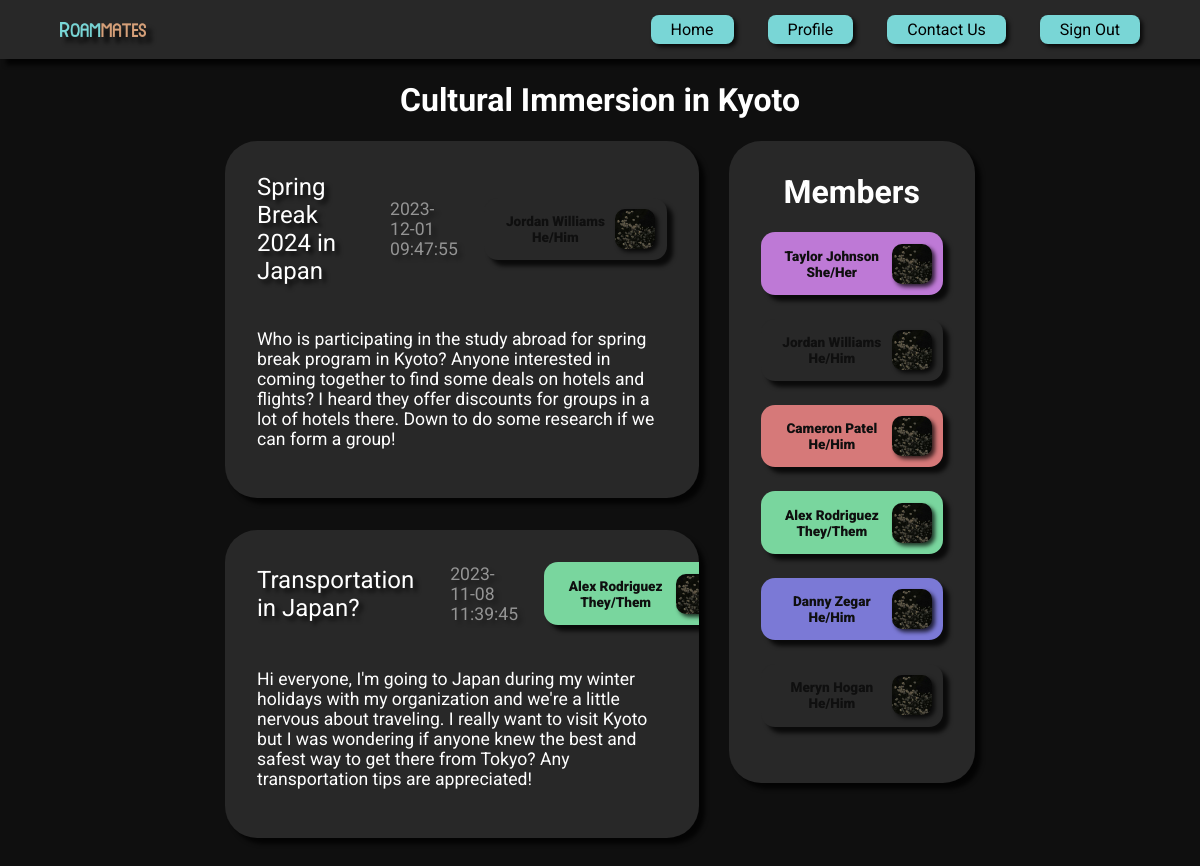
Page /server/5/group on the committed database.
### tables this page shows
CREATE TABLE Groups (
    id INTEGER PRIMARY KEY AUTOINCREMENT,
    title TEXT NOT NULL,
    location TEXT,
    description TEXT,
    avatar BLOB
);

CREATE TABLE Posts (
    id INTEGER PRIMARY KEY AUTOINCREMENT,
    group_id INTEGER NOT NULL,
    created_at TEXT NOT NULL,
    author INTEGER NOT NULL,
    title TEXT NOT NULL,
    content TEXT,
    FOREIGN KEY(group_id) REFERENCES Groups(id),
    FOREIGN KEY(author) REFERENCES Users(id)
);

CREATE TABLE "Users" (
	"id"	INTEGER,
	"created_at"	TEXT NOT NULL,
	"email"	TEXT NOT NULL,
	"name"	TEXT,
	"pronouns"	TEXT,
	"bio"	TEXT,
	"avatar"	BLOB,
	"color"	TEXT,
	PRIMARY KEY("id" AUTOINCREMENT)
);

### flaskr/server.py (the view, shortened to what this page needs)
@bp.route("/<int:group_id>/group", methods=['GET', 'POST'])
def group(group_id):
    db = get_db()
    db.row_factory = sqlite3.Row
    group_info = db.execute(
        """
        SELECT *
        FROM Groups
        WHERE id = ?
        """, (group_id,)
    ).fetchall()
    posts = db.execute(
        """
        SELECT
            Posts.id AS post_id,
            Posts.title,
            Posts.content,
            Posts.created_at,
            Users.name AS author_name,
            Users.color AS author_color,
            Users.pronouns AS author_pronouns
        FROM
            Posts
        JOIN Users ON Posts.author = Users.id
        WHERE
            Posts.group_id = ?
        """, (group_id,)
    ).fetchall()
    members = db.execute(
        """
        SELECT *
        FROM Users
        JOIN GroupMembers ON Users.id = GroupMembers.user_id
        WHERE GroupMembers.group_id = ?
        """, (group_id,)
    ).fetchall()
    comments = {}
    for post in posts:
        post_comments = db.execute(
            """
            SELECT
                Comments.id AS comment_id,
                Comments.content AS comment_content,
                Comments.created_at AS comment_created_at,
                Users.name AS user_name,
                Users.color AS user_color,
                Users.pronouns AS user_pronouns
            FROM
                Comments
            JOIN Users ON Comments.user_id = Users.id
            WHERE
                Comments.post_id = ?
            """, (post[0],)
        ).fetchall()
        comments[f'{post[0]}'] = post_comments
    posts_formatted = {}
    for post in posts:
        posts_formatted[f'{post[0]}'] = post
    return render_template("/server/group.html",
                           group_id=group_id, group_info=group_info, posts=posts, members=members, comments=comments)

### flaskr/__init__.py (called while the page is built)
def create_app(test_config=None):
    app = Flask(__name__)
    app.secret_key = env.get("APP_SECRET_KEY")
    app.database = os.path.join(app.instance_path, 'flaskr.sqlite')
    app.config['DATABASE'] = os.path.join(app.instance_path, 'flaskr.sqlite')
    try:
        os.makedirs(app.instance_path)
    except OSError:
        pass
    from . import db
    db.init_app(app)
    from . import server
    app.register_blueprint(server.bp)
    app.add_url_rule('/', endpoint='server.login_page')
    @app.context_processor
    def utility_functions():
        def print_in_console(message):
            print(str(message))
        return dict(mdebug=print_in_console)
    return app

### flaskr/db.py (called while the page is built)
def get_db():
    if 'db' not in g:
        g.db = sqlite3.connect(
            current_app.config['DATABASE'],
            detect_types=sqlite3.PARSE_DECLTYPES
        )
        g.db.row_factory = sqlite3.Row
    return g.db

### flaskr/templates/server/group.html (shortened to what this page needs)
{% extends 'base.html' %}
{% from 'components.html' import navbar, contact_card, post_card, member_list_card, expanded_post_card %}
{% block content %}
{{ navbar() }}
<header>
    <h1 id="title">{{ group_info[0][1] }}</h1>
</header>
<div class="columns-container">
    <div class="posts-list">
        {% for post in posts %}
            {{ post_card(post) }}
        {% endfor %}
    </div>
    <div class="member-list-container">
        {{ member_list_card(members) }}
    </div>
</div>
{% endblock %}

### flaskr/templates/base.html (shortened to what this page needs)
<!doctype html>
<html lang = "en">
<head>
    <link href="{{ url_for('static', filename='/layouts/styles.css') }}" rel="stylesheet" type="text/css" />
</head>
<body>
    {% block content %}{% endblock %}
</body>
</html>

### flaskr/templates/components.html (shortened to what this page needs)
{% macro navbar() -%}
<nav>
    <img id="logo" src="{{ url_for('static', filename='/assets/Roammates Logo.png') }}" alt="">
    <ul>
        <li><a href="/server/groups_list"><button class="banner"><img src="" alt="">Home</button></a></li>
        <li><a href="/server/profile"><button class="banner"><img src="" alt="">Profile</button></a></li>
        <li><button id="contact-button" class="banner"><img src="" alt="">Contact Us</button></li>
        <li><a href="/server/logout"><button class="banner"><img src="" alt="">Sign Out</button></a></li>
    </ul>
</nav>
{%- endmacro %}
{% macro member_card(color, name, pronouns) -%}
<div id="member-container">
    <div class="card {{ color }} member">
        <div id="name-pronouns">
            <p>{{ name }}</p>
            <p>{{ pronouns }}</p>
        </div>
        <div id="avatar">
            <img src="{{ url_for('static', filename='/assets/Profile Avatar.jpg') }}" alt="">
        </div>
    </div>
</div>
{%- endmacro %}
{% macro member_list_card(members) -%}
<div>
    <div class="card member-list">
        <h1>Members</h1>
        {% for i in range(members | length) %}
            {{ member_card(members[i][7], members[i][3], members[i][4]) }}
        {% endfor %}
    </div>
</div>
{%- endmacro %}
{% macro post_card(post) -%}
<div>
    <div class="card post" id="post-{{ post[0] }}">
        <ul>
            <li class="primary">{{ post[1] }}</li>
            <li class="secondary">{{ post[3] }}</li>
            {{ member_card(post[5], post[4], post[6]) }}
        </ul>
        <p>{{ post[2] }}</p>
    </div>
</div>
{%- endmacro %}

### flaskr/static/layouts/styles.css (style rules this page uses)
:root { --black: #0F0F0F; --dark-grey: #282828; --light-grey: #545454; --blue: #79D6D6; --orange: #D6A079; --green: #79D69E; --purple: #7B79D6; --pink: #BE79D6; --red: #D67979; }
body { background-color: var(--black); margin-top: 60px; font-family: 'Roboto', sans-serif; color: white; overflow: auto; }
button { font-family: 'Roboto', sans-serif; font-size: 1em; border: 0; cursor: pointer; filter: brightness(1) drop-shadow(3px 3px 2px rgba(0, 0, 0, 0.75)); transition: all 0.2s; }
.banner { background-color: var(--blue); padding: 5px 20px; border-radius: 8px; color: black; }
nav { background-color: var(--dark-grey); padding: 15px 60px; filter: drop-shadow(6px 6px 2px rgba(0, 0, 0, 0.75)); position: fixed; left: 0; right: 0; top: 0; z-index: 1; display: flex; align-items: center; justify-content: space-between; }
nav #logo { float: left; max-width: 8%; align-content: center; filter: drop-shadow(6px 6px 2px rgba(0, 0, 0, 0.75)); }
nav ul { list-style: none; padding: 0; margin: 0; text-align: right; }
nav li { display: inline-block; margin-left: 30px; }
nav a { text-decoration: none; color: white; display: inline-block; }
.card { background-color: var(--dark-grey); color: white; padding: 2em; border-radius: 2em; filter: brightness(1) drop-shadow(6px 6px 2px rgba(0, 0, 0, 0.75)); overflow: auto; }
.green { background-color: var(--green); }
.purple { background-color: var(--purple); }
.pink { background-color: var(--pink); }
.red { background-color: var(--red); }
.post { margin-bottom: 2em; filter: brightness(1) drop-shadow(6px 6px 2px rgba(0, 0, 0, 0.75)); transition: all 0.2s; }
.post ul { list-style-type: none; display: flex; align-items: center; justify-content: space-between; margin: 0; padding: 0; }
.post li { margin-right: 1.5em; font-size: 1.5em; filter: brightness(100%) drop-shadow(4px 4px 2px rgba(0, 0, 0, 0.75)); }
.post p { margin-top: 0.4em; margin-bottom: 0; padding: 0; font-size: 1.1em; margin-top: 2.5em; margin-bottom: 1em; }
.post .secondary { opacity: 0.5; font-size: 1.1em; }
.member-list .member { margin-bottom: 1.5em; }
.member-list h1 { text-align: center; margin-top: 0; }
.member { width: 10em; display: flex; padding: 0.7em; height: 2.5em; border-radius: 14px; }
.member p { margin: 0; font-size: 0.85em; font-weight: 1000; color: var(--black); }
#name-pronouns { display: flex; flex-direction: column; align-items: center; justify-content: center; width: 100%; }
.member img { max-height: 40px; max-width: 40px; border-radius: 25%; filter: drop-shadow(3px 3px 2px rgba(0, 0, 0, 0.75)); }
.member #avatar { display: flex; align-items: center; }

### flaskr/templates/server/group.html (style rules this page uses)
body { display: flex; flex-direction: column; align-items: center; }
.columns-container { display: flex; justify-content: center; align-items: flex-start; width: 100%; }
.posts-list { display: block; width: 40%; margin-right: 30px; }
.member-list-container { display: flex; flex-direction: column; align-items: center; justify-content: center; }

### rows in the picture
Groups: title "Cultural Immersion in Kyoto"
Posts: title "Spring Break 2024 in Japan", created_at "2023-12-01 09:47:55", content "Who is participating in the study abroad for spring break program in Kyoto? Anyone interested in coming together to find some deals on hotels and flights? I heard they offer discounts for groups in a lot of hotels there. Down to do some research if we can form a group!"
Users: name "Jordan Williams", pronouns "He/Him", name "Jordan Williams", pronouns "He/Him"
Posts: title "Transportation in Japan?", created_at "2023-11-08 11:39:45", content "Hi everyone, I'm going to Japan during my winter holidays with my organization and we're a little nervous about traveling. I really want to visit Kyoto but I was wondering if anyone knew the best and safest way to get there from Tokyo? Any transportation tips are appreciated!"
Users: name "Alex Rodriguez", pronouns "They/Them", name "Alex Rodriguez", pronouns "They/Them"
Users: name "Taylor Johnson", pronouns "She/Her"
Users: name "Cameron Patel", pronouns "He/Him"
Users: name "Danny Zegar", pronouns "He/Him"
Users: name "Meryn Hogan", pronouns "He/Him"
